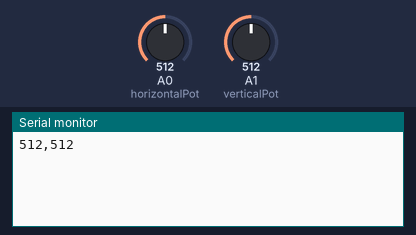
Bench run of a sketch on a simulated Arduino Uno, built with avr-gcc and run on an emulated ATmega328P. On the bench: the last lines printed to the serial monitor. The inputs (shaded band) are chosen by the test bench; at power-on: A0 (horizontalPot) = 512, A1 (verticalPot) = 512.

Above: at 1.2 s.
1.3 s: A0 (horizontalPot) set to 716
At 2.4 s:
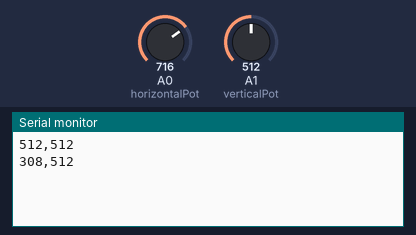
2.8 s: A1 (verticalPot) set to 716
At 3.7 s:
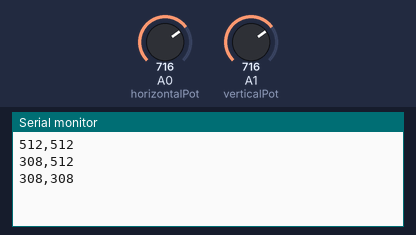
4.3 s: A0 (horizontalPot) set to 900
At 4.8 s:
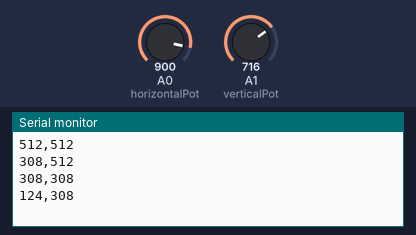
5.8 s: A1 (verticalPot) set to 900
At 7.1 s:
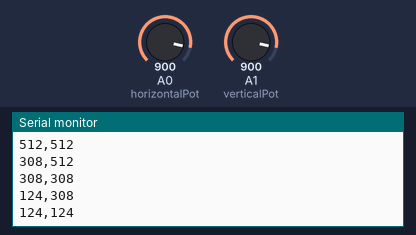
Timing chart, 0 to 8.3 s (numbered marks = the images above; inputs shaded):
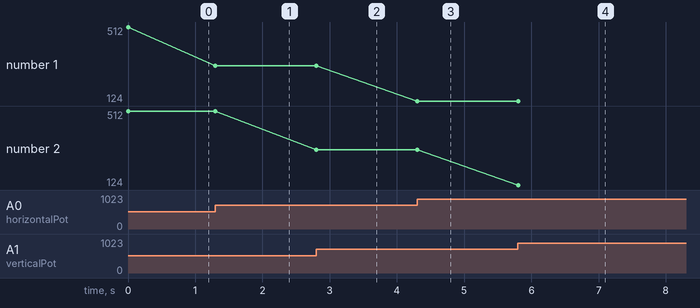

Measured:
- after the input at 1.3 s, the serial monitor: prints a new line at once (image 1)
- after the input at 2.8 s, the serial monitor: prints a new line at once (image 2)
- after the input at 4.3 s, the serial monitor: prints a new line at once (image 3)
- after the input at 5.8 s, the serial monitor: prints a new line at once (image 4)
- plotted number 1: 512 → 308 after the input at 1.3 s, 308 → 124 after the input at 4.3 s

The sketch:

sketch.ino
```cpp
/* threshold to keep the noise down */
const int TOLERANCE  = 5;
/* Pin definitions */
int horizontalPot = A0;
int verticalPot   = A1;
/* Global values for the pot's values */
int horizontalVal = 0;
int verticalVal   = 0;

void setup() {
  Serial.begin(9600);
}

void loop() {

  int valX = analogRead( horizontalPot );    // read the value from the sensor 0
  int valY = analogRead( verticalPot );    // read the value from the sensor 1

  bool changed_or_new_X = abs ( valX - horizontalVal ) >= TOLERANCE || ( valX == 0 && horizontalVal != 0 )  || ( valX == 1023 && horizontalVal != 1023 );
  bool changed_or_new_Y = abs ( valY - verticalVal   ) >= TOLERANCE || ( valY == 0 && verticalVal != 0 )    || ( valY == 1023 && verticalVal   != 1023 );

  if ( changed_or_new_X || changed_or_new_Y ) {

    int invertedX = abs( 1024 - valX );
    int invertedY = abs( 1024 - valY );

    Serial.print( invertedX );
    Serial.print( "," );
    Serial.println( invertedY );
    horizontalVal = valX;
    verticalVal = valY;
  }

  delay(3);
}
```
